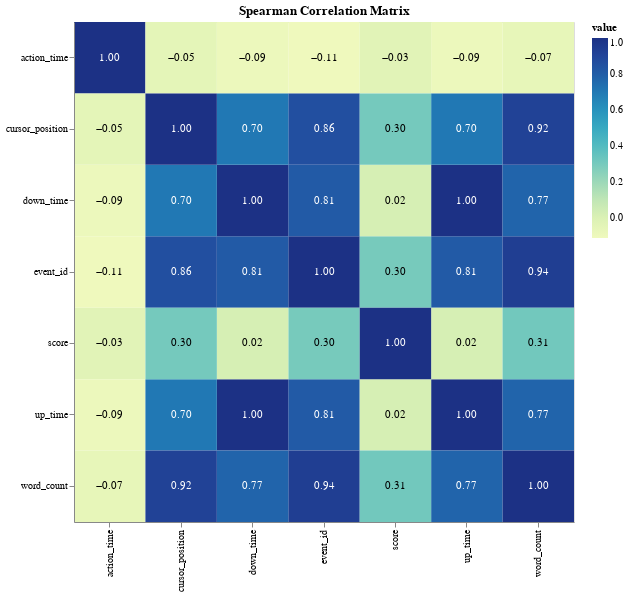

Notebook code for this chart:
### Code cell
numerical_columns = train_df.select_dtypes(include=['int64', 'float64'])

spearman_corr_matrix = numerical_columns.corr(method='spearman').reset_index()

# Melt the correlation matrix into a long-form DataFrame
corr_df_long = spearman_corr_matrix.melt('index')

# Create the heatmap in Altair
heatmap = alt.Chart(corr_df_long).mark_rect().encode(
    x=alt.X('index:O', title=None), 
    y=alt.Y('variable:O', title=None), 
    color='value:Q', 
    tooltip=[
        alt.Tooltip('index', title='Variable 1'),
        alt.Tooltip('variable', title='Variable 2'),
        alt.Tooltip('value', title='Correlation', format=".2f")
    ]
).properties(
    title='Spearman Correlation Matrix',
    width=500,
    height=500
)

text = heatmap.mark_text(baseline='middle').encode(
    text=alt.Text('value:Q', format='.2f'),
    color=alt.condition(
        alt.datum.value > 0.5,
        alt.value('white'),
        alt.value('black')
    )
)

final_chart = heatmap + text

final_chart.display()

### Figure 1 — Vega-Lite specification as saved in the notebook (floating-point values rounded to 4 significant figures)
{"config": {"view": {"continuousWidth": 300, "continuousHeight": 300}}, "layer": [{"mark": {"type": "rect"}, "encoding": {"color": {"field": "value", "type": "quantitative"}, "tooltip": [{"field": "index", "title": "Variable 1", "type": "nominal"}, {"field": "variable", "title": "Variable 2", "type": "nominal"}, {"field": "value", "format": ".2f", "title": "Correlation", "type": "quantitative"}], "x": {"field": "index", "title": null, "type": "ordinal"}, "y": {"field": "variable", "title": null, "type": "ordinal"}}, "title": "Spearman Correlation Matrix"}, {"mark": {"type": "text", "baseline": "middle"}, "encoding": {"color": {"condition": {"test": "(datum.value > 0.5)", "value": "white"}, "value": "black"}, "text": {"field": "value", "format": ".2f", "type": "quantitative"}, "tooltip": [{"field": "index", "title": "Variable 1", "type": "nominal"}, {"field": "variable", "title": "Variable 2", "type": "nominal"}, {"field": "value", "format": ".2f", "title": "Correlation", "type": "quantitative"}], "x": {"field": "index", "title": null, "type": "ordinal"}, "y": {"field": "variable", "title": null, "type": "ordinal"}}, "title": "Spearman Correlation Matrix"}], "data": {"name": "data-ca4f05d21cbd0f5af11c9fb0530175a7"}, "height": 500, "width": 500, "$schema": "https://vega.github.io/schema/vega-lite/v5.15.1.json", "datasets": {"data-ca4f05d21cbd0f5af11c9fb0530175a7": [{"index": "event_id", "variable": "event_id", "value": 1.0}, {"index": "down_time", "variable": "event_id", "value": 0.8133}, {"index": "up_time", "variable": "event_id", "value": 0.8133}, {"index": "action_time", "variable": "event_id", "value": -0.1121}, {"index": "cursor_position", "variable": "event_id", "value": 0.8586}, {"index": "word_count", "variable": "event_id", "value": 0.9358}, {"index": "score", "variable": "event_id", "value": 0.2961}, {"index": "event_id", "variable": "down_time", "value": 0.8133}, {"index": "down_time", "variable": "down_time", "value": 1.0}, {"index": "up_time", "variable": "down_time", "value": 1.0}, {"index": "action_time", "variable": "down_time", "value": -0.09477}, {"index": "cursor_position", "variable": "down_time", "value": 0.701}, {"index": "word_count", "variable": "down_time", "value": 0.7725}, {"index": "score", "variable": "down_time", "value": 0.01844}, {"index": "event_id", "variable": "up_time", "value": 0.8133}, {"index": "down_time", "variable": "up_time", "value": 1.0}, {"index": "up_time", "variable": "up_time", "value": 1.0}, {"index": "action_time", "variable": "up_time", "value": -0.09466}, {"index": "cursor_position", "variable": "up_time", "value": 0.701}, {"index": "word_count", "variable": "up_time", "value": 0.7725}, {"index": "score", "variable": "up_time", "value": 0.01844}, {"index": "event_id", "variable": "action_time", "value": -0.1121}, {"index": "down_time", "variable": "action_time", "value": -0.09477}, {"index": "up_time", "variable": "action_time", "value": -0.09466}, {"index": "action_time", "variable": "action_time", "value": 1.0}, {"index": "cursor_position", "variable": "action_time", "value": -0.05046}, {"index": "word_count", "variable": "action_time", "value": -0.06845}, {"index": "score", "variable": "action_time", "value": -0.03444}, {"index": "event_id", "variable": "cursor_position", "value": 0.8586}, {"index": "down_time", "variable": "cursor_position", "value": 0.701}, {"index": "up_time", "variable": "cursor_position", "value": 0.701}, {"index": "action_time", "variable": "cursor_position", "value": -0.05046}, {"index": "cursor_position", "variable": "cursor_position", "value": 1.0}, {"index": "word_count", "variable": "cursor_position", "value": 0.9164}, {"index": "score", "variable": "cursor_position", "value": 0.3019}, {"index": "event_id", "variable": "word_count", "value": 0.9358}, {"index": "down_time", "variable": "word_count", "value": 0.7725}, {"index": "up_time", "variable": "word_count", "value": 0.7725}, {"index": "action_time", "variable": "word_count", "value": -0.06845}, {"index": "cursor_position", "variable": "word_count", "value": 0.9164}, {"index": "word_count", "variable": "word_count", "value": 1.0}, {"index": "score", "variable": "word_count", "value": 0.3088}, {"index": "event_id", "variable": "score", "value": 0.2961}, {"index": "down_time", "variable": "score", "value": 0.01844}, {"index": "up_time", "variable": "score", "value": 0.01844}, {"index": "action_time", "variable": "score", "value": -0.03444}, {"index": "cursor_position", "variable": "score", "value": 0.3019}, {"index": "word_count", "variable": "score", "value": 0.3088}, {"index": "score", "variable": "score", "value": 1.0}]}}
